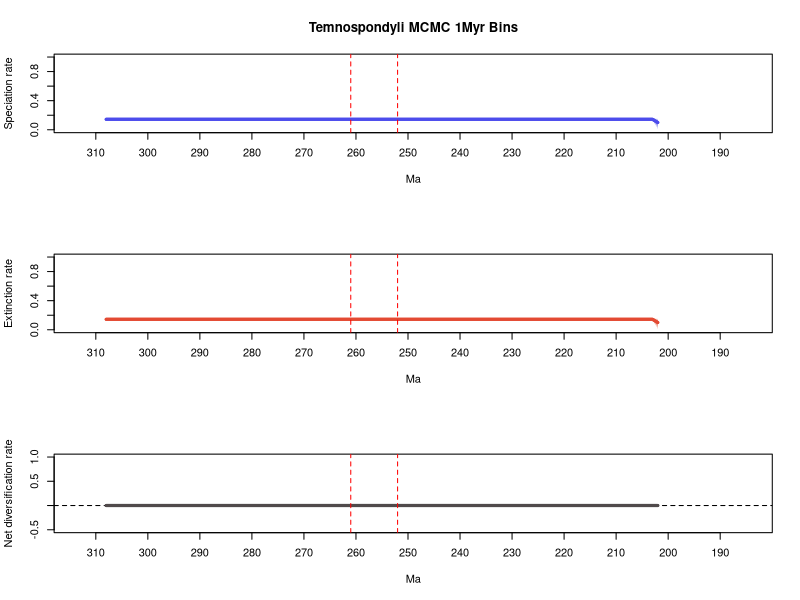

R code for this plot:
# 1 files combined:
# 	C:\Users\SimoesLabAdmin\Documents\BDNN_Arielli\temnospondyli\mcmc_no_predictors\A_mcmc_200_iterations/combined_10_marginal_rates.log

# 95% HPDs calculated using code from Biopy (https://www.cs.auckland.ac.nz/~yhel002/biopy/)

pdf(file='C:/Users/SimoesLabAdmin/Documents/BDNN_Arielli/temnospondyli/mcmc_no_predictors/A_mcmc_200_iterations/combined_10_marginal_rates_RTT_plot2.pdf',width=8, height=10.8)
par(mfrow=c(3,1))
library(scales)
plot_RTT <- function (age,hpd_M,hpd_m,mean_m,color){
    N=100
    beta=(1:(N-1))/N
    alpha_shape=0.25
    cat=1-(beta^(1./alpha_shape))
    for (i in 1:(N-1)){
        trans= 1/N + 2/N
        polygon(c(age, rev(age)), c(hpd_M-((hpd_M-mean_m)*cat[i]), rev(hpd_m+((mean_m-hpd_m)*cat[i]))), col = alpha(color,trans), border = NA)
    }
    lines(rev(age), rev(mean_m), col = color, lwd=3)
}
    
L_hpd_m95=c(NA, NA,NA,NA,NA,NA,NA,NA,NA,NA,NA,NA,NA,NA,NA,NA,NA,NA,NA,NA,NA,NA,NA,NA,NA,NA,NA,NA,NA,NA,NA,NA,NA,NA,NA,NA,NA,NA,NA,NA,NA,NA,NA,NA,NA,NA,NA,NA,NA,NA,NA,NA,NA,NA,NA,NA,NA,NA,NA,NA,NA,NA,NA,NA,NA,NA,NA,NA,NA,NA,NA,NA,NA,NA,NA,NA,NA,NA,NA,NA,NA,NA,NA,NA,NA,NA,NA,NA,NA,NA,NA,NA,NA,NA,NA,NA,NA,NA,NA,NA,NA,NA,NA,NA,NA,NA,NA,NA,NA,NA,NA,NA,NA,NA,NA,NA,NA,NA,NA,NA,NA,NA,NA,NA,NA,NA,NA,NA,NA,NA,NA,NA,NA,NA,NA,NA,NA,NA,NA,NA,NA,NA,NA,NA,NA,NA,NA,NA,NA,NA,NA,NA,NA,NA,NA,NA,NA,NA,NA,NA,NA,NA,NA,NA,NA,NA,NA,NA,NA,NA,NA,NA,NA,NA,NA,NA,NA,NA,NA,NA,NA,NA,NA,NA,NA,NA,NA,NA,NA,NA,NA,NA,NA,NA,NA,NA,NA,NA,NA,NA,NA,NA,0.0,0.124987,0.124987,0.124987,0.124987,0.124987,0.124987,0.124987,0.124987,0.124987,0.124987,0.124987,0.124987,0.124987,0.124987,0.124987,0.124987,0.124987,0.124987,0.124987,0.124987,0.124987,0.124987,0.124987,0.124987,0.124987,0.124987,0.124987,0.124987,0.124987,0.124987,0.124987,0.124987,0.124987,0.124987,0.124987,0.124987,0.124987,0.124987,0.124987,0.124987,0.124987,0.124987,0.124987,0.124987,0.124987,0.124987,0.124987,0.124987,0.124987,0.124987,0.124987,0.124987,0.124987,0.124987,0.124987,0.124987,0.124987,0.124987,0.124987,0.124987,0.124987,0.124987,0.124987,0.124987,0.124987,0.124987,0.124987,0.124987,0.124987,0.124987,0.124987,0.124987,0.124987,0.124987,0.124987,0.124987,0.124987,0.124987,0.124987,0.124987,0.124987,0.124987,0.124987,0.124987,0.124987,0.124987,0.124987,0.124987,0.124987,0.124987,0.124987,0.124987,0.124987,0.124987,0.124987,0.124987,0.124987,0.124987,0.124987,0.124987,0.124987,0.124987,0.124987,0.124987,0.124987,0.124987)
L_hpd_M95=c(NA, NA,NA,NA,NA,NA,NA,NA,NA,NA,NA,NA,NA,NA,NA,NA,NA,NA,NA,NA,NA,NA,NA,NA,NA,NA,NA,NA,NA,NA,NA,NA,NA,NA,NA,NA,NA,NA,NA,NA,NA,NA,NA,NA,NA,NA,NA,NA,NA,NA,NA,NA,NA,NA,NA,NA,NA,NA,NA,NA,NA,NA,NA,NA,NA,NA,NA,NA,NA,NA,NA,NA,NA,NA,NA,NA,NA,NA,NA,NA,NA,NA,NA,NA,NA,NA,NA,NA,NA,NA,NA,NA,NA,NA,NA,NA,NA,NA,NA,NA,NA,NA,NA,NA,NA,NA,NA,NA,NA,NA,NA,NA,NA,NA,NA,NA,NA,NA,NA,NA,NA,NA,NA,NA,NA,NA,NA,NA,NA,NA,NA,NA,NA,NA,NA,NA,NA,NA,NA,NA,NA,NA,NA,NA,NA,NA,NA,NA,NA,NA,NA,NA,NA,NA,NA,NA,NA,NA,NA,NA,NA,NA,NA,NA,NA,NA,NA,NA,NA,NA,NA,NA,NA,NA,NA,NA,NA,NA,NA,NA,NA,NA,NA,NA,NA,NA,NA,NA,NA,NA,NA,NA,NA,NA,NA,NA,NA,NA,NA,NA,NA,NA,0.157861,0.163543,0.163543,0.163543,0.163543,0.163543,0.163543,0.163543,0.163543,0.163543,0.163543,0.163543,0.163543,0.163543,0.163543,0.163543,0.163543,0.163543,0.163543,0.163543,0.163543,0.163543,0.163543,0.163543,0.163543,0.163543,0.163543,0.163543,0.163543,0.163543,0.163543,0.163543,0.163543,0.163543,0.163543,0.163543,0.163543,0.163543,0.163543,0.163543,0.163543,0.163543,0.163543,0.163543,0.163543,0.163543,0.163543,0.163543,0.163543,0.163543,0.163543,0.163543,0.163543,0.163543,0.163543,0.163543,0.163543,0.163543,0.163543,0.163543,0.163543,0.163543,0.163543,0.163543,0.163543,0.163543,0.163543,0.163543,0.163543,0.163543,0.163543,0.163543,0.163543,0.163543,0.163543,0.163543,0.163543,0.163543,0.163543,0.163543,0.163543,0.163543,0.163543,0.163543,0.163543,0.163543,0.163543,0.163543,0.163543,0.163543,0.163543,0.163543,0.163543,0.163543,0.163543,0.163543,0.163543,0.163543,0.163543,0.163543,0.163543,0.163543,0.163543,0.163543,0.163543,0.163543,0.163543)
M_hpd_m95=c(NA, NA,NA,NA,NA,NA,NA,NA,NA,NA,NA,NA,NA,NA,NA,NA,NA,NA,NA,NA,NA,NA,NA,NA,NA,NA,NA,NA,NA,NA,NA,NA,NA,NA,NA,NA,NA,NA,NA,NA,NA,NA,NA,NA,NA,NA,NA,NA,NA,NA,NA,NA,NA,NA,NA,NA,NA,NA,NA,NA,NA,NA,NA,NA,NA,NA,NA,NA,NA,NA,NA,NA,NA,NA,NA,NA,NA,NA,NA,NA,NA,NA,NA,NA,NA,NA,NA,NA,NA,NA,NA,NA,NA,NA,NA,NA,NA,NA,NA,NA,NA,NA,NA,NA,NA,NA,NA,NA,NA,NA,NA,NA,NA,NA,NA,NA,NA,NA,NA,NA,NA,NA,NA,NA,NA,NA,NA,NA,NA,NA,NA,NA,NA,NA,NA,NA,NA,NA,NA,NA,NA,NA,NA,NA,NA,NA,NA,NA,NA,NA,NA,NA,NA,NA,NA,NA,NA,NA,NA,NA,NA,NA,NA,NA,NA,NA,NA,NA,NA,NA,NA,NA,NA,NA,NA,NA,NA,NA,NA,NA,NA,NA,NA,NA,NA,NA,NA,NA,NA,NA,NA,NA,NA,NA,NA,NA,NA,NA,NA,NA,NA,NA,0.0,0.124906,0.124906,0.124906,0.124906,0.124906,0.124906,0.124906,0.124906,0.124906,0.124906,0.124906,0.124906,0.124906,0.124906,0.124906,0.124906,0.124906,0.124906,0.124906,0.124906,0.124906,0.124906,0.124906,0.124906,0.124906,0.124906,0.124906,0.124906,0.124906,0.124906,0.124906,0.124906,0.124906,0.124906,0.124906,0.124906,0.124906,0.124906,0.124906,0.124906,0.124906,0.124906,0.124906,0.124906,0.124906,0.124906,0.124906,0.124906,0.124906,0.124906,0.124906,0.124906,0.124906,0.124906,0.124906,0.124906,0.124906,0.124906,0.124906,0.124906,0.124906,0.124906,0.124906,0.124906,0.124906,0.124906,0.124906,0.124906,0.124906,0.124906,0.124906,0.124906,0.124906,0.124906,0.124906,0.124906,0.124906,0.124906,0.124906,0.124906,0.124906,0.124906,0.124906,0.124906,0.124906,0.124906,0.124906,0.124906,0.124906,0.124906,0.124906,0.124906,0.124906,0.124906,0.124906,0.124906,0.124906,0.124906,0.124906,0.124906,0.124906,0.124906,0.124906,0.124906,0.124906,0.124906)
M_hpd_M95=c(NA, NA,NA,NA,NA,NA,NA,NA,NA,NA,NA,NA,NA,NA,NA,NA,NA,NA,NA,NA,NA,NA,NA,NA,NA,NA,NA,NA,NA,NA,NA,NA,NA,NA,NA,NA,NA,NA,NA,NA,NA,NA,NA,NA,NA,NA,NA,NA,NA,NA,NA,NA,NA,NA,NA,NA,NA,NA,NA,NA,NA,NA,NA,NA,NA,NA,NA,NA,NA,NA,NA,NA,NA,NA,NA,NA,NA,NA,NA,NA,NA,NA,NA,NA,NA,NA,NA,NA,NA,NA,NA,NA,NA,NA,NA,NA,NA,NA,NA,NA,NA,NA,NA,NA,NA,NA,NA,NA,NA,NA,NA,NA,NA,NA,NA,NA,NA,NA,NA,NA,NA,NA,NA,NA,NA,NA,NA,NA,NA,NA,NA,NA,NA,NA,NA,NA,NA,NA,NA,NA,NA,NA,NA,NA,NA,NA,NA,NA,NA,NA,NA,NA,NA,NA,NA,NA,NA,NA,NA,NA,NA,NA,NA,NA,NA,NA,NA,NA,NA,NA,NA,NA,NA,NA,NA,NA,NA,NA,NA,NA,NA,NA,NA,NA,NA,NA,NA,NA,NA,NA,NA,NA,NA,NA,NA,NA,NA,NA,NA,NA,NA,NA,0.157856,0.163307,0.163307,0.163307,0.163307,0.163307,0.163307,0.163307,0.163307,0.163307,0.163307,0.163307,0.163307,0.163307,0.163307,0.163307,0.163307,0.163307,0.163307,0.163307,0.163307,0.163307,0.163307,0.163307,0.163307,0.163307,0.163307,0.163307,0.163307,0.163307,0.163307,0.163307,0.163307,0.163307,0.163307,0.163307,0.163307,0.163307,0.163307,0.163307,0.163307,0.163307,0.163307,0.163307,0.163307,0.163307,0.163307,0.163307,0.163307,0.163307,0.163307,0.163307,0.163307,0.163307,0.163307,0.163307,0.163307,0.163307,0.163307,0.163307,0.163307,0.163307,0.163307,0.163307,0.163307,0.163307,0.163307,0.163307,0.163307,0.163307,0.163307,0.163307,0.163307,0.163307,0.163307,0.163307,0.163307,0.163307,0.163307,0.163307,0.163307,0.163307,0.163307,0.163307,0.163307,0.163307,0.163307,0.163307,0.163307,0.163307,0.163307,0.163307,0.163307,0.163307,0.163307,0.163307,0.163307,0.163307,0.163307,0.163307,0.163307,0.163307,0.163307,0.163307,0.163307,0.163307,0.163307)
R_hpd_m95=c(NA, NA,NA,NA,NA,NA,NA,NA,NA,NA,NA,NA,NA,NA,NA,NA,NA,NA,NA,NA,NA,NA,NA,NA,NA,NA,NA,NA,NA,NA,NA,NA,NA,NA,NA,NA,NA,NA,NA,NA,NA,NA,NA,NA,NA,NA,NA,NA,NA,NA,NA,NA,NA,NA,NA,NA,NA,NA,NA,NA,NA,NA,NA,NA,NA,NA,NA,NA,NA,NA,NA,NA,NA,NA,NA,NA,NA,NA,NA,NA,NA,NA,NA,NA,NA,NA,NA,NA,NA,NA,NA,NA,NA,NA,NA,NA,NA,NA,NA,NA,NA,NA,NA,NA,NA,NA,NA,NA,NA,NA,NA,NA,NA,NA,NA,NA,NA,NA,NA,NA,NA,NA,NA,NA,NA,NA,NA,NA,NA,NA,NA,NA,NA,NA,NA,NA,NA,NA,NA,NA,NA,NA,NA,NA,NA,NA,NA,NA,NA,NA,NA,NA,NA,NA,NA,NA,NA,NA,NA,NA,NA,NA,NA,NA,NA,NA,NA,NA,NA,NA,NA,NA,NA,NA,NA,NA,NA,NA,NA,NA,NA,NA,NA,NA,NA,NA,NA,NA,NA,NA,NA,NA,NA,NA,NA,NA,NA,NA,NA,NA,NA,NA,-0.022146,-0.023564,-0.023564,-0.023564,-0.023564,-0.023564,-0.023564,-0.023564,-0.023564,-0.023564,-0.023564,-0.023564,-0.023564,-0.023564,-0.023564,-0.023564,-0.023564,-0.023564,-0.023564,-0.023564,-0.023564,-0.023564,-0.023564,-0.023564,-0.023564,-0.023564,-0.023564,-0.023564,-0.023564,-0.023564,-0.023564,-0.023564,-0.023564,-0.023564,-0.023564,-0.023564,-0.023564,-0.023564,-0.023564,-0.023564,-0.023564,-0.023564,-0.023564,-0.023564,-0.023564,-0.023564,-0.023564,-0.023564,-0.023564,-0.023564,-0.023564,-0.023564,-0.023564,-0.023564,-0.023564,-0.023564,-0.023564,-0.023564,-0.023564,-0.023564,-0.023564,-0.023564,-0.023564,-0.023564,-0.023564,-0.023564,-0.023564,-0.023564,-0.023564,-0.023564,-0.023564,-0.023564,-0.023564,-0.023564,-0.023564,-0.023564,-0.023564,-0.023564,-0.023564,-0.023564,-0.023564,-0.023564,-0.023564,-0.023564,-0.023564,-0.023564,-0.023564,-0.023564,-0.023564,-0.023564,-0.023564,-0.023564,-0.023564,-0.023564,-0.023564,-0.023564,-0.023564,-0.023564,-0.023564,-0.023564,-0.023564,-0.023564,-0.023564,-0.023564,-0.023564,-0.023564,-0.023564)
R_hpd_M95=c(NA, NA,NA,NA,NA,NA,NA,NA,NA,NA,NA,NA,NA,NA,NA,NA,NA,NA,NA,NA,NA,NA,NA,NA,NA,NA,NA,NA,NA,NA,NA,NA,NA,NA,NA,NA,NA,NA,NA,NA,NA,NA,NA,NA,NA,NA,NA,NA,NA,NA,NA,NA,NA,NA,NA,NA,NA,NA,NA,NA,NA,NA,NA,NA,NA,NA,NA,NA,NA,NA,NA,NA,NA,NA,NA,NA,NA,NA,NA,NA,NA,NA,NA,NA,NA,NA,NA,NA,NA,NA,NA,NA,NA,NA,NA,NA,NA,NA,NA,NA,NA,NA,NA,NA,NA,NA,NA,NA,NA,NA,NA,NA,NA,NA,NA,NA,NA,NA,NA,NA,NA,NA,NA,NA,NA,NA,NA,NA,NA,NA,NA,NA,NA,NA,NA,NA,NA,NA,NA,NA,NA,NA,NA,NA,NA,NA,NA,NA,NA,NA,NA,NA,NA,NA,NA,NA,NA,NA,NA,NA,NA,NA,NA,NA,NA,NA,NA,NA,NA,NA,NA,NA,NA,NA,NA,NA,NA,NA,NA,NA,NA,NA,NA,NA,NA,NA,NA,NA,NA,NA,NA,NA,NA,NA,NA,NA,NA,NA,NA,NA,NA,NA,0.021546,0.024152,0.024152,0.024152,0.024152,0.024152,0.024152,0.024152,0.024152,0.024152,0.024152,0.024152,0.024152,0.024152,0.024152,0.024152,0.024152,0.024152,0.024152,0.024152,0.024152,0.024152,0.024152,0.024152,0.024152,0.024152,0.024152,0.024152,0.024152,0.024152,0.024152,0.024152,0.024152,0.024152,0.024152,0.024152,0.024152,0.024152,0.024152,0.024152,0.024152,0.024152,0.024152,0.024152,0.024152,0.024152,0.024152,0.024152,0.024152,0.024152,0.024152,0.024152,0.024152,0.024152,0.024152,0.024152,0.024152,0.024152,0.024152,0.024152,0.024152,0.024152,0.024152,0.024152,0.024152,0.024152,0.024152,0.024152,0.024152,0.024152,0.024152,0.024152,0.024152,0.024152,0.024152,0.024152,0.024152,0.024152,0.024152,0.024152,0.024152,0.024152,0.024152,0.024152,0.024152,0.024152,0.024152,0.024152,0.024152,0.024152,0.024152,0.024152,0.024152,0.024152,0.024152,0.024152,0.024152,0.024152,0.024152,0.024152,0.024152,0.024152,0.024152,0.024152,0.024152,0.024152,0.024152)
L_mean=c(NA, NA,NA,NA,NA,NA,NA,NA,NA,NA,NA,NA,NA,NA,NA,NA,NA,NA,NA,NA,NA,NA,NA,NA,NA,NA,NA,NA,NA,NA,NA,NA,NA,NA,NA,NA,NA,NA,NA,NA,NA,NA,NA,NA,NA,NA,NA,NA,NA,NA,NA,NA,NA,NA,NA,NA,NA,NA,NA,NA,NA,NA,NA,NA,NA,NA,NA,NA,NA,NA,NA,NA,NA,NA,NA,NA,NA,NA,NA,NA,NA,NA,NA,NA,NA,NA,NA,NA,NA,NA,NA,NA,NA,NA,NA,NA,NA,NA,NA,NA,NA,NA,NA,NA,NA,NA,NA,NA,NA,NA,NA,NA,NA,NA,NA,NA,NA,NA,NA,NA,NA,NA,NA,NA,NA,NA,NA,NA,NA,NA,NA,NA,NA,NA,NA,NA,NA,NA,NA,NA,NA,NA,NA,NA,NA,NA,NA,NA,NA,NA,NA,NA,NA,NA,NA,NA,NA,NA,NA,NA,NA,NA,NA,NA,NA,NA,NA,NA,NA,NA,NA,NA,NA,NA,NA,NA,NA,NA,NA,NA,NA,NA,NA,NA,NA,NA,NA,NA,NA,NA,NA,NA,NA,NA,NA,NA,NA,NA,NA,NA,NA,NA,0.100274143766667,0.143596353411111,0.143596353411111,0.143596353411111,0.143596353411111,0.143596353411111,0.143596353411111,0.143596353411111,0.143596353411111,0.143596353411111,0.143596353411111,0.143596353411111,0.143596353411111,0.143596353411111,0.143596353411111,0.143596353411111,0.143596353411111,0.143596353411111,0.143596353411111,0.143596353411111,0.143596353411111,0.143596353411111,0.143596353411111,0.143596353411111,0.143596353411111,0.143596353411111,0.143596353411111,0.143596353411111,0.143596353411111,0.143596353411111,0.143596353411111,0.143596353411111,0.143596353411111,0.143596353411111,0.143596353411111,0.143596353411111,0.143596353411111,0.143596353411111,0.143596353411111,0.143596353411111,0.143596353411111,0.143596353411111,0.143596353411111,0.143596353411111,0.143596353411111,0.143596353411111,0.143596353411111,0.143596353411111,0.143596353411111,0.143596353411111,0.143596353411111,0.143596353411111,0.143596353411111,0.143596353411111,0.143596353411111,0.143596353411111,0.143596353411111,0.143596353411111,0.143596353411111,0.143596353411111,0.143596353411111,0.143596353411111,0.143596353411111,0.143596353411111,0.143596353411111,0.143596353411111,0.143596353411111,0.143596353411111,0.143596353411111,0.143596353411111,0.143596353411111,0.143596353411111,0.143596353411111,0.143596353411111,0.143596353411111,0.143596353411111,0.143596353411111,0.143596353411111,0.143596353411111,0.143596353411111,0.143596353411111,0.143596353411111,0.143596353411111,0.143596353411111,0.143596353411111,0.143596353411111,0.143596353411111,0.143596353411111,0.143596353411111,0.143596353411111,0.143596353411111,0.143596353411111,0.143596353411111,0.143596353411111,0.143596353411111,0.143596353411111,0.143596353411111,0.143596353411111,0.143596353411111,0.143596353411111,0.143596353411111,0.143596353411111,0.143596353411111,0.143596353411111,0.143596353411111,0.143596353411111,0.143596353411111)
M_mean=c(NA, NA,NA,NA,NA,NA,NA,NA,NA,NA,NA,NA,NA,NA,NA,NA,NA,NA,NA,NA,NA,NA,NA,NA,NA,NA,NA,NA,NA,NA,NA,NA,NA,NA,NA,NA,NA,NA,NA,NA,NA,NA,NA,NA,NA,NA,NA,NA,NA,NA,NA,NA,NA,NA,NA,NA,NA,NA,NA,NA,NA,NA,NA,NA,NA,NA,NA,NA,NA,NA,NA,NA,NA,NA,NA,NA,NA,NA,NA,NA,NA,NA,NA,NA,NA,NA,NA,NA,NA,NA,NA,NA,NA,NA,NA,NA,NA,NA,NA,NA,NA,NA,NA,NA,NA,NA,NA,NA,NA,NA,NA,NA,NA,NA,NA,NA,NA,NA,NA,NA,NA,NA,NA,NA,NA,NA,NA,NA,NA,NA,NA,NA,NA,NA,NA,NA,NA,NA,NA,NA,NA,NA,NA,NA,NA,NA,NA,NA,NA,NA,NA,NA,NA,NA,NA,NA,NA,NA,NA,NA,NA,NA,NA,NA,NA,NA,NA,NA,NA,NA,NA,NA,NA,NA,NA,NA,NA,NA,NA,NA,NA,NA,NA,NA,NA,NA,NA,NA,NA,NA,NA,NA,NA,NA,NA,NA,NA,NA,NA,NA,NA,NA,0.100267313655556,0.143584448044444,0.143584448044444,0.143584448044444,0.143584448044444,0.143584448044444,0.143584448044444,0.143584448044444,0.143584448044444,0.143584448044444,0.143584448044444,0.143584448044444,0.143584448044444,0.143584448044444,0.143584448044444,0.143584448044444,0.143584448044444,0.143584448044444,0.143584448044444,0.143584448044444,0.143584448044444,0.143584448044444,0.143584448044444,0.143584448044444,0.143584448044444,0.143584448044444,0.143584448044444,0.143584448044444,0.143584448044444,0.143584448044444,0.143584448044444,0.143584448044444,0.143584448044444,0.143584448044444,0.143584448044444,0.143584448044444,0.143584448044444,0.143584448044444,0.143584448044444,0.143584448044444,0.143584448044444,0.143584448044444,0.143584448044444,0.143584448044444,0.143584448044444,0.143584448044444,0.143584448044444,0.143584448044444,0.143584448044444,0.143584448044444,0.143584448044444,0.143584448044444,0.143584448044444,0.143584448044444,0.143584448044444,0.143584448044444,0.143584448044444,0.143584448044444,0.143584448044444,0.143584448044444,0.143584448044444,0.143584448044444,0.143584448044444,0.143584448044444,0.143584448044444,0.143584448044444,0.143584448044444,0.143584448044444,0.143584448044444,0.143584448044444,0.143584448044444,0.143584448044444,0.143584448044444,0.143584448044444,0.143584448044444,0.143584448044444,0.143584448044444,0.143584448044444,0.143584448044444,0.143584448044444,0.143584448044444,0.143584448044444,0.143584448044444,0.143584448044444,0.143584448044444,0.143584448044444,0.143584448044444,0.143584448044444,0.143584448044444,0.143584448044444,0.143584448044444,0.143584448044444,0.143584448044444,0.143584448044444,0.143584448044444,0.143584448044444,0.143584448044444,0.143584448044444,0.143584448044444,0.143584448044444,0.143584448044444,0.143584448044444,0.143584448044444,0.143584448044444,0.143584448044444,0.143584448044444,0.143584448044444)
R_mean=c(NA, NA,NA,NA,NA,NA,NA,NA,NA,NA,NA,NA,NA,NA,NA,NA,NA,NA,NA,NA,NA,NA,NA,NA,NA,NA,NA,NA,NA,NA,NA,NA,NA,NA,NA,NA,NA,NA,NA,NA,NA,NA,NA,NA,NA,NA,NA,NA,NA,NA,NA,NA,NA,NA,NA,NA,NA,NA,NA,NA,NA,NA,NA,NA,NA,NA,NA,NA,NA,NA,NA,NA,NA,NA,NA,NA,NA,NA,NA,NA,NA,NA,NA,NA,NA,NA,NA,NA,NA,NA,NA,NA,NA,NA,NA,NA,NA,NA,NA,NA,NA,NA,NA,NA,NA,NA,NA,NA,NA,NA,NA,NA,NA,NA,NA,NA,NA,NA,NA,NA,NA,NA,NA,NA,NA,NA,NA,NA,NA,NA,NA,NA,NA,NA,NA,NA,NA,NA,NA,NA,NA,NA,NA,NA,NA,NA,NA,NA,NA,NA,NA,NA,NA,NA,NA,NA,NA,NA,NA,NA,NA,NA,NA,NA,NA,NA,NA,NA,NA,NA,NA,NA,NA,NA,NA,NA,NA,NA,NA,NA,NA,NA,NA,NA,NA,NA,NA,NA,NA,NA,NA,NA,NA,NA,NA,NA,NA,NA,NA,NA,NA,NA,6.829066667e-06,1.1902911111e-05,1.1902911111e-05,1.1902911111e-05,1.1902911111e-05,1.1902911111e-05,1.1902911111e-05,1.1902911111e-05,1.1902911111e-05,1.1902911111e-05,1.1902911111e-05,1.1902911111e-05,1.1902911111e-05,1.1902911111e-05,1.1902911111e-05,1.1902911111e-05,1.1902911111e-05,1.1902911111e-05,1.1902911111e-05,1.1902911111e-05,1.1902911111e-05,1.1902911111e-05,1.1902911111e-05,1.1902911111e-05,1.1902911111e-05,1.1902911111e-05,1.1902911111e-05,1.1902911111e-05,1.1902911111e-05,1.1902911111e-05,1.1902911111e-05,1.1902911111e-05,1.1902911111e-05,1.1902911111e-05,1.1902911111e-05,1.1902911111e-05,1.1902911111e-05,1.1902911111e-05,1.1902911111e-05,1.1902911111e-05,1.1902911111e-05,1.1902911111e-05,1.1902911111e-05,1.1902911111e-05,1.1902911111e-05,1.1902911111e-05,1.1902911111e-05,1.1902911111e-05,1.1902911111e-05,1.1902911111e-05,1.1902911111e-05,1.1902911111e-05,1.1902911111e-05,1.1902911111e-05,1.1902911111e-05,1.1902911111e-05,1.1902911111e-05,1.1902911111e-05,1.1902911111e-05,1.1902911111e-05,1.1902911111e-05,1.1902911111e-05,1.1902911111e-05,1.1902911111e-05,1.1902911111e-05,1.1902911111e-05,1.1902911111e-05,1.1902911111e-05,1.1902911111e-05,1.1902911111e-05,1.1902911111e-05,1.1902911111e-05,1.1902911111e-05,1.1902911111e-05,1.1902911111e-05,1.1902911111e-05,1.1902911111e-05,1.1902911111e-05,1.1902911111e-05,1.1902911111e-05,1.1902911111e-05,1.1902911111e-05,1.1902911111e-05,1.1902911111e-05,1.1902911111e-05,1.1902911111e-05,1.1902911111e-05,1.1902911111e-05,1.1902911111e-05,1.1902911111e-05,1.1902911111e-05,1.1902911111e-05,1.1902911111e-05,1.1902911111e-05,1.1902911111e-05,1.1902911111e-05,1.1902911111e-05,1.1902911111e-05,1.1902911111e-05,1.1902911111e-05,1.1902911111e-05,1.1902911111e-05,1.1902911111e-05,1.1902911111e-05,1.1902911111e-05,1.1902911111e-05,1.1902911111e-05)
trans=0.5
age=(0:(309-1))* -1
# Calculate positions for the mass extinction events
perm_trias_extinction = -252 # End-Permian mass extinction (252 Ma)
guadalupian_extinction = -261 # Guadalupian extinction (261 Ma)

# Define custom tick positions at 10 MY intervals
x_ticks <- seq(-310, -190, by=10)
x_tick_labels <- abs(x_ticks)

# First plot: Speciation rate
plot(age, age, type='n', ylim=c(0, 1), xlim=c(-312.9, -185.1), 
     ylab='Speciation rate', xlab='Ma', main='Temnospondyli MCMC 1Myr Bins', 
     xaxt='n') # Remove default x-axis
axis(1, at=x_ticks, labels=x_tick_labels) # Custom x-axis with 10MY interval ticks

plot_RTT(age, L_hpd_M95, L_hpd_m95, L_mean, "#4c4cec")
lines(rev(age), rev(L_mean), col="#4c4cec", lwd=3)

# Add vertical lines for mass extinction events
abline(v=perm_trias_extinction, col="red", lty=2) 
abline(v=guadalupian_extinction, col="red", lty=2)

# Second plot: Extinction rate
plot(age, age, type='n', ylim=c(0, 1), xlim=c(-312.9, -185.1), 
     ylab='Extinction rate', xlab='Ma',
     xaxt='n') # Remove default x-axis
axis(1, at=x_ticks, labels=x_tick_labels) # Custom x-axis with 10MY interval ticks

plot_RTT(age, M_hpd_M95, M_hpd_m95, M_mean, "#e34a33")
lines(rev(age), rev(M_mean), col="#e34a33", lwd=3)

# Add vertical lines for mass extinction events
abline(v=perm_trias_extinction, col="red", lty=2)
abline(v=guadalupian_extinction, col="red", lty=2)

# Third plot: Net diversification rate
plot(age, age, type='n', ylim=c(-0.5, 1), xlim=c(-312.9, -185.1), 
     ylab='Net diversification rate', xlab='Ma',
     xaxt='n') # Remove default x-axis
axis(1, at=x_ticks, labels=x_tick_labels) # Custom x-axis with 10MY interval ticks

abline(h=0, lty=2, col="black")
plot_RTT(age, R_hpd_M95, R_hpd_m95, R_mean, "#504A4B")
lines(rev(age), rev(R_mean), col="#504A4B", lwd=3)

# Add vertical lines for mass extinction events
abline(v=perm_trias_extinction, col="red", lty=2)
abline(v=guadalupian_extinction, col="red", lty=2)

dev.off()
